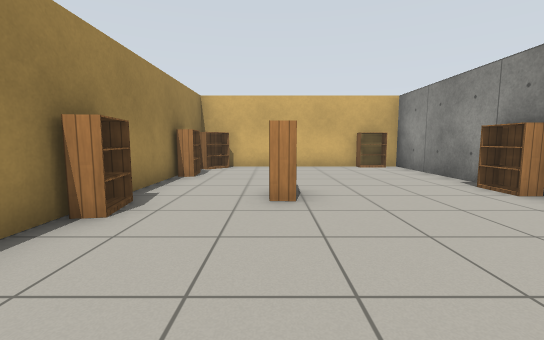
view 1 (above)

12 first-person views from a walk through a robot-simulator world made for Gazebo. The camera is 0.9 m above the floor, tilts 6° down and sees 90° across. The floor is counted in squares, 1 m on a side. Each view is taken from the middle of a square. On the plan, view 1 faces up. The plan holds only what a view shows up to about 11 squares ahead; the rest is blank. Gazebo's built-in surfaces are drawn with simple patterns.

view 2
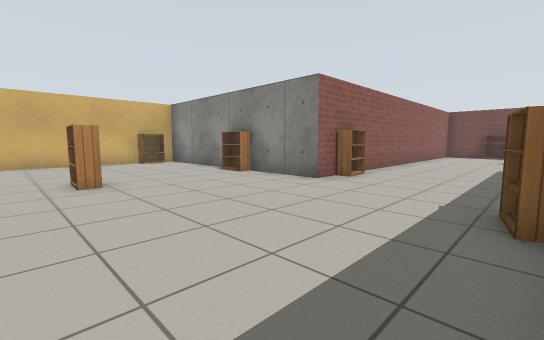

view 3
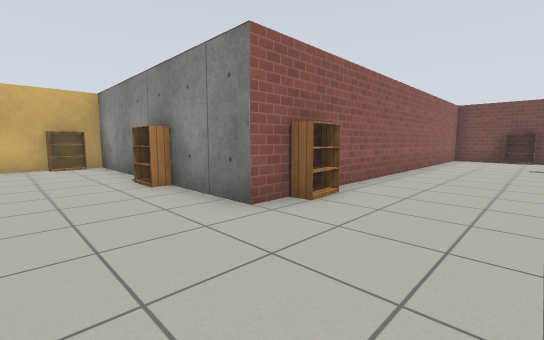

view 4
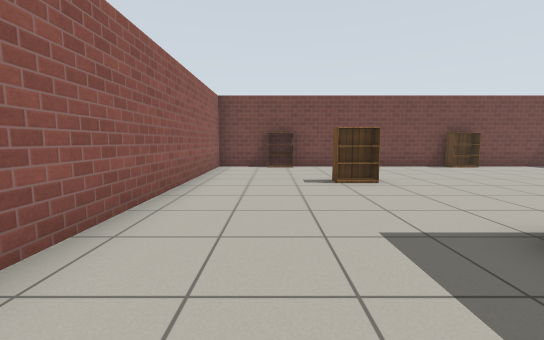

view 5
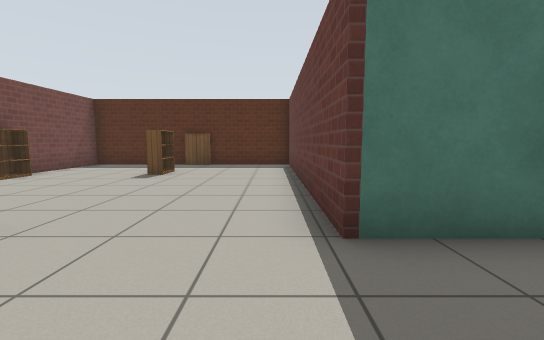

view 6
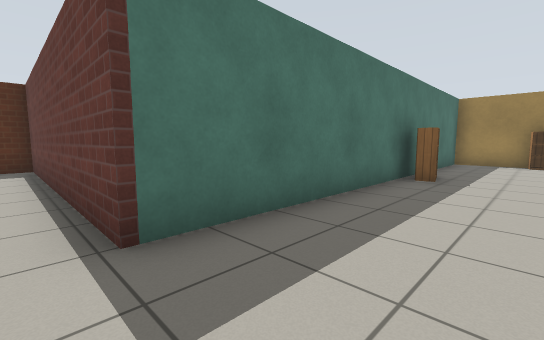

view 7
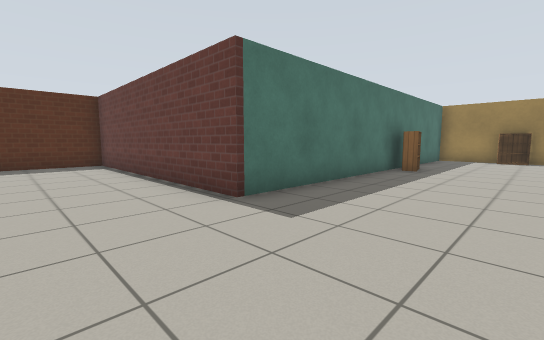

view 8
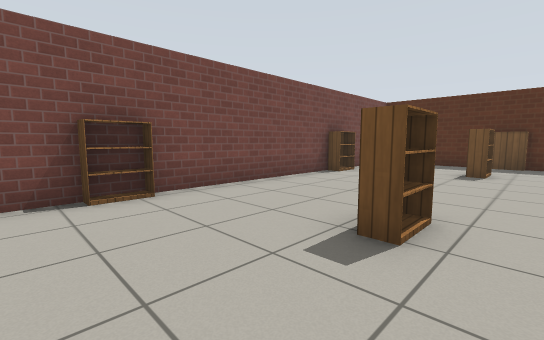

view 9
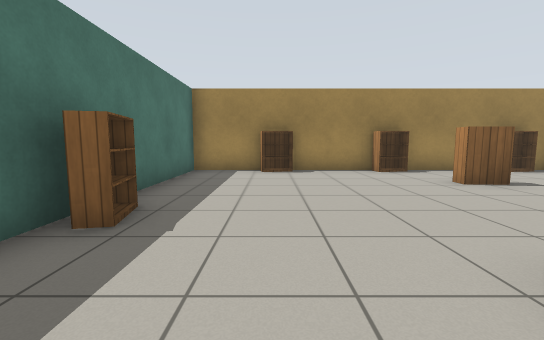

view 10
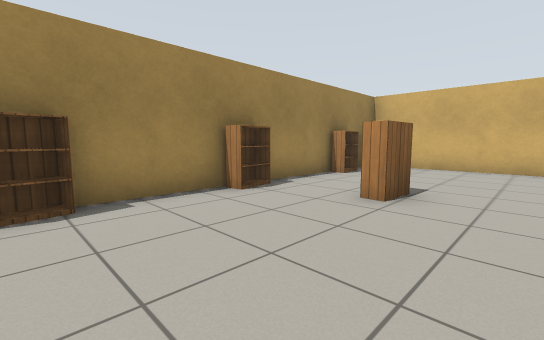

view 11
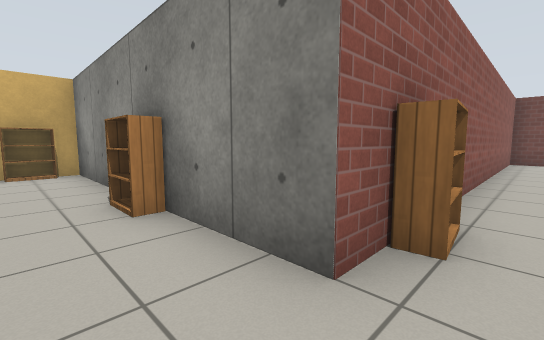

view 12
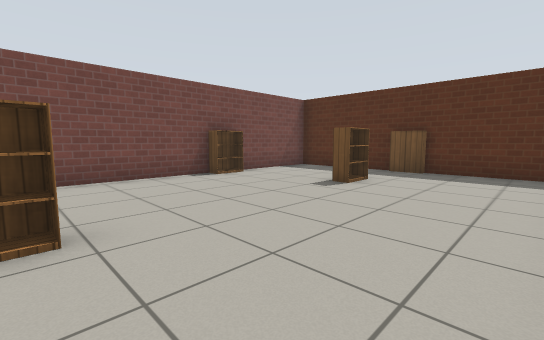

### Floor plan
Points are (right, up) in squares from view 1. A wall is a line through its corners. A room is listed if a view was taken in it or the views show most of it. See-through windows are left out.
Room 1 (views 1, 2, 3, 4, 5, 6, 7, 8, 9, 10, 11, 12)
walls: (5.5, 1.9) (4.5, 1.9) (4.5, 9.8) (-2.5, 9.8) (-2.5, -2.4) (9.3, -2.4) (9.3, -10.5) (16.8, -10.5) (16.8, 1.9) (6.5, 1.9)
objects: bookshelf (-2, 0); bookshelf (-2, 3) to (-2, 4); bookshelf (-2, 7) to (-2, 8); bookshelf (-2, 9); bookshelf (0, 4) to (0, 5); bookshelf (3, -2); bookshelf (3, 10); bookshelf (4, 5); bookshelf (13, -11); bookshelf (13, -8); bookshelf (13, -2); bookshelf (17, -7); bookshelf (17, 0)

Where each view was taken, in squares from view 1:
view 1: 0 up, 0 right, facing up
view 2: 2 down, 1 left, facing up-right
view 3: 1 down, 2 right, facing up-right
view 4: 0 up, 7 right, facing right
view 5: 0 up, 10 right, facing down
view 6: 0 up, 10 right, facing down-left
view 7: 1 up, 12 right, facing down-left
view 8: 1 up, 12 right, facing down-right
view 9: 0 up, 6 right, facing left
view 10: 0 up, 2 right, facing up-left
view 11: 1 up, 3 right, facing up-right
view 12: 2 down, 10 right, facing down-right
